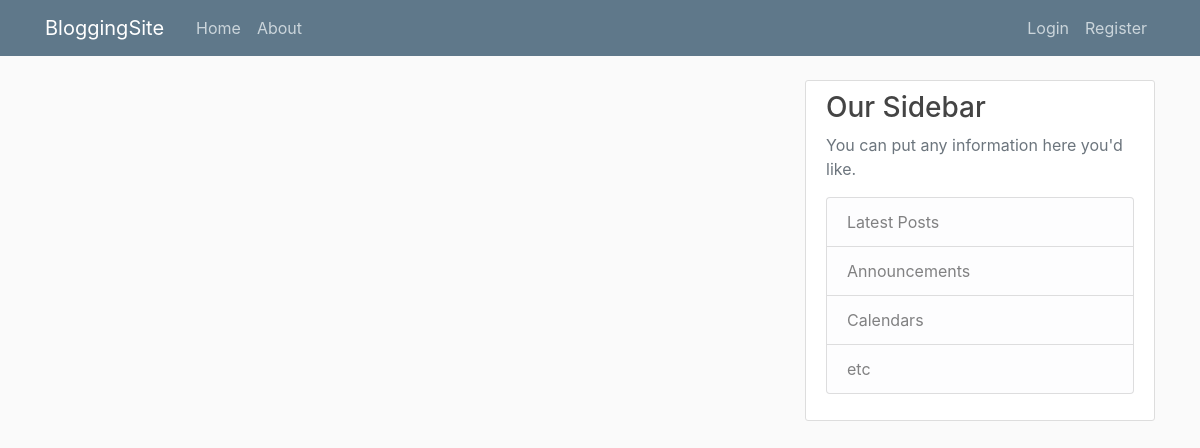
The app's page /home, older data.
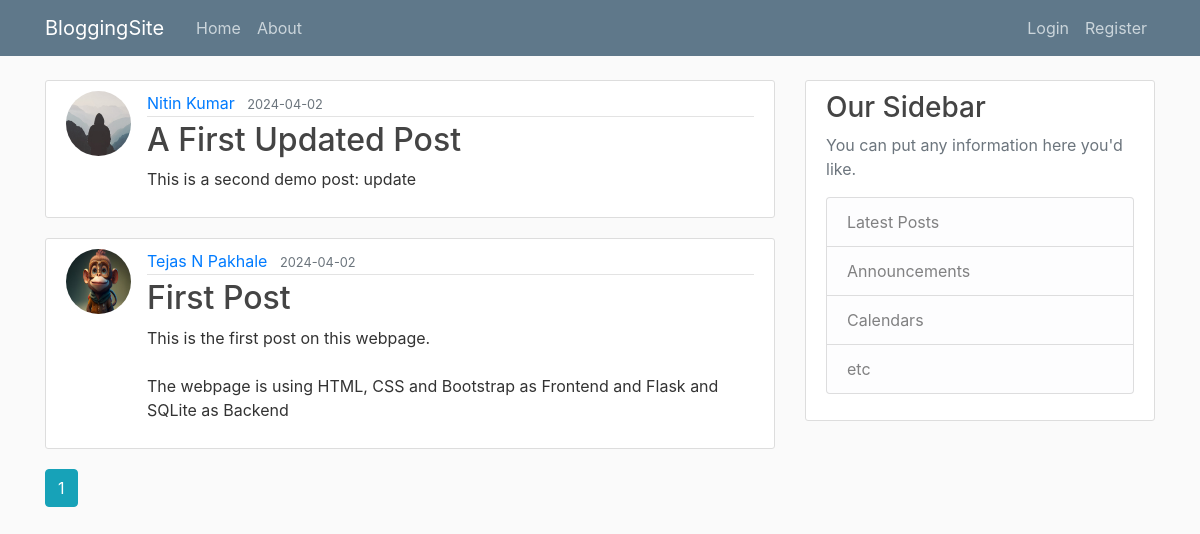
The same page, newer data.
### flaskblog/models.py (models this page shows, shortened)
class Post(db.Model):
    id = db.Column(db.Integer, primary_key=True)
    title = db.Column(db.String(100), nullable=False)
    date_posted = db.Column(db.DateTime, nullable=False, default=datetime.utcnow)
    content = db.Column(db.Text, nullable=False)
    user_id = db.Column(db.Integer, db.ForeignKey('user.id'), nullable=False)

class User(db.Model, UserMixin):
    id = db.Column(db.Integer, primary_key=True)
    username = db.Column(db.String(20), unique=True, nullable=False)
    email = db.Column(db.String(120), unique=True, nullable=False)
    image_file = db.Column(db.String(20), nullable=False, default='default.jpg')
    password = db.Column(db.String(60), nullable=False)
    posts = db.relationship('Post', backref='author', lazy=True)
    '''def get_reset_token(self, expires_sec=1800):
        s = Serializer(app.config['SECRET_KEY'], expires_sec)
        return s.dumps({'user_id': self.id}).decode('utf-8')'''
    '''@staticmethod
    def verify_reset_token(token):
        s = Serializer(app.config['SECRET_KEY'])
        try:
            user_id = s.loads(token)['user_id']
        except:
            return None
        return User.query.get(user_id)'''

### flaskblog/routes.py (the view)
@app.route("/")
@app.route("/home")
def home():
    page = request.args.get('page', 1, type=int)
    posts = Post.query.order_by(Post.date_posted.desc()).paginate(page=page, per_page=5)      #no of posts per page
    return render_template('home.html', posts=posts)

### flaskblog/templates/home.html
{% extends "layout.html" %}
{% block content %}
    {% for post in posts.items %}
        <article class="media content-section">
            <img class="rounded-circle article-img" src="{{ url_for('static', filename='profile_pics/' + post.author.image_file) }}">
          <div class="media-body">
            <div class="article-metadata">
              <a class="mr-2" href="{{ url_for('user_posts', username=post.author.username) }}">{{ post.author.username }}</a>
              <small class="text-muted">{{ post.date_posted.strftime('%Y-%m-%d') }}</small>
            </div>
            <h2><a class="article-title" href="{{ url_for('post', post_id=post.id) }}">{{ post.title }}</a></h2>
            <p class="article-content">{{ post.content }}</p>
          </div>
        </article>
    {% endfor%}
    {% for page_num in posts.iter_pages(left_edge=1, right_edge=1, left_current=1, right_current=2) %}
        {% if page_num %}
            {% if posts.page == page_num %}
                <a class="btn btn-info mb-4" href="{{ url_for('home', page=page_num) }}">{{ page_num }}</a>
            {% else %}
                <a class="btn btn-outline-info mb-4" href="{{ url_for('home', page=page_num) }}">{{ page_num }}</a>
            {% endif %}
        {% else %}
            ...
        {% endif %}
    {% endfor%}
{% endblock content %}

Row changes from the older to the newer data that the page shows:
added Post: image_file (placeholder picture), author.username "Nitin Kumar", date_posted "2024-04-02", title "A First Updated Post", content "This is a second demo post: update"
added Post: image_file (picture), author.username "Tejas N Pakhale", date_posted "2024-04-02", title "First Post", content "This is the first post on this webpage. The webpage is using HTML, CSS and Bootstrap as Frontend and Flask and SQLite as Backend"
Text that changed along with them:
new list line: "1"
